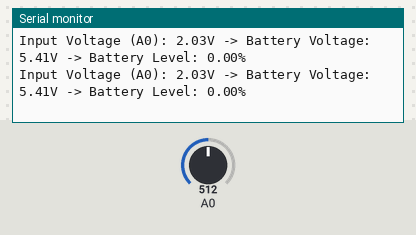
Recording of a program running on a simulated ESP8266 (Wemos D1 mini). Shown: the last lines printed to the serial monitor. Inputs (shaded band) come from the test bench; at power-on: A0 = 512.

Above: at 1.8 s.
1.9 s: A0 set to 716
At 2.8 s:
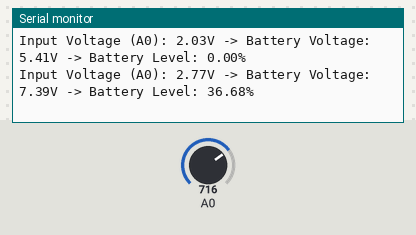
3.4 s: A0 set to 900
At 4.5 s:
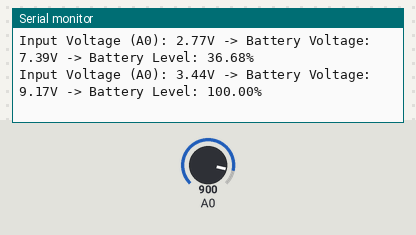
Timing chart, 0 to 6.4 s (numbered marks = the images above; inputs shaded):
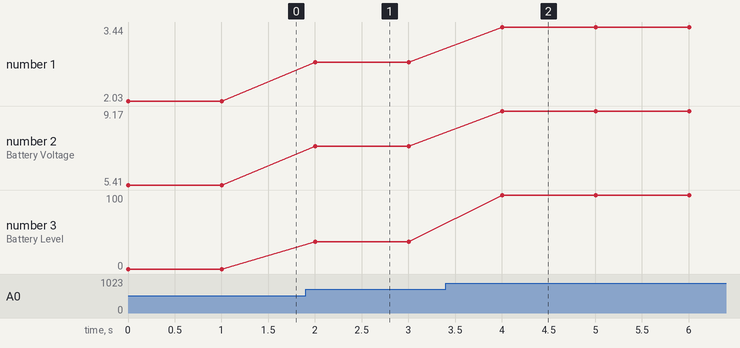

The program:

main.cpp
```cpp
#include <Arduino.h>

int sensorValue = 0;
float inputVoltage = 0.0;
float batteryVoltage = 0.0;
const float R1 = 150000.0;  // R1 (150kΩ)
const float R2 = 90000.0;   // R2 (90kΩ)
const float maxVoltage = 8.4;
const float ratedVoltage = 7.4;
const float minVoltage = 6.8;
// Linear Regression variables
const float m = 1.124;
const float b = 0.174;

void setup() {
  Serial.begin(115200);
}

void loop() {
  sensorValue = analogRead(A0);

  //analog value (0-1023) to corresponding voltage (0-3.3V)
  inputVoltage = sensorValue * (3.3 / 1023.0);

  //LInear regression
  inputVoltage = m * inputVoltage + b;

  // reading voltage to real voltage
  batteryVoltage = inputVoltage * (R1 + R2) / R2;

  // battery level
  float batteryLevel = (batteryVoltage - minVoltage) / (maxVoltage - minVoltage) * 100;
  if (batteryLevel > 100) batteryLevel = 100;
  if (batteryLevel < 0) batteryLevel = 0;


  //OUTPUT
  Serial.print("Input Voltage (A0): ");
  Serial.print(inputVoltage);
  Serial.print("V -> Battery Voltage: ");
  Serial.print(batteryVoltage);
  Serial.print("V -> Battery Level: ");
  Serial.print(batteryLevel);
  Serial.println("%");

  delay(1000);
}

//i'm rajesh
```

Measured:
- after the input at 1.9 s, the serial monitor: prints a new line after 0.10 s (image 1)
- after the input at 3.4 s, the serial monitor: prints a new line after 0.61 s (image 2)
- plotted number 1: 2.03 → 2.77 after the input at 1.9 s, 2.77 → 3.44 after the input at 3.4 s
- plotted number 2: 5.41 → 7.39 after the input at 1.9 s, 7.39 → 9.17 after the input at 3.4 s
- plotted number 3: 0 → 36.68 after the input at 1.9 s, 36.68 → 100 after the input at 3.4 s
